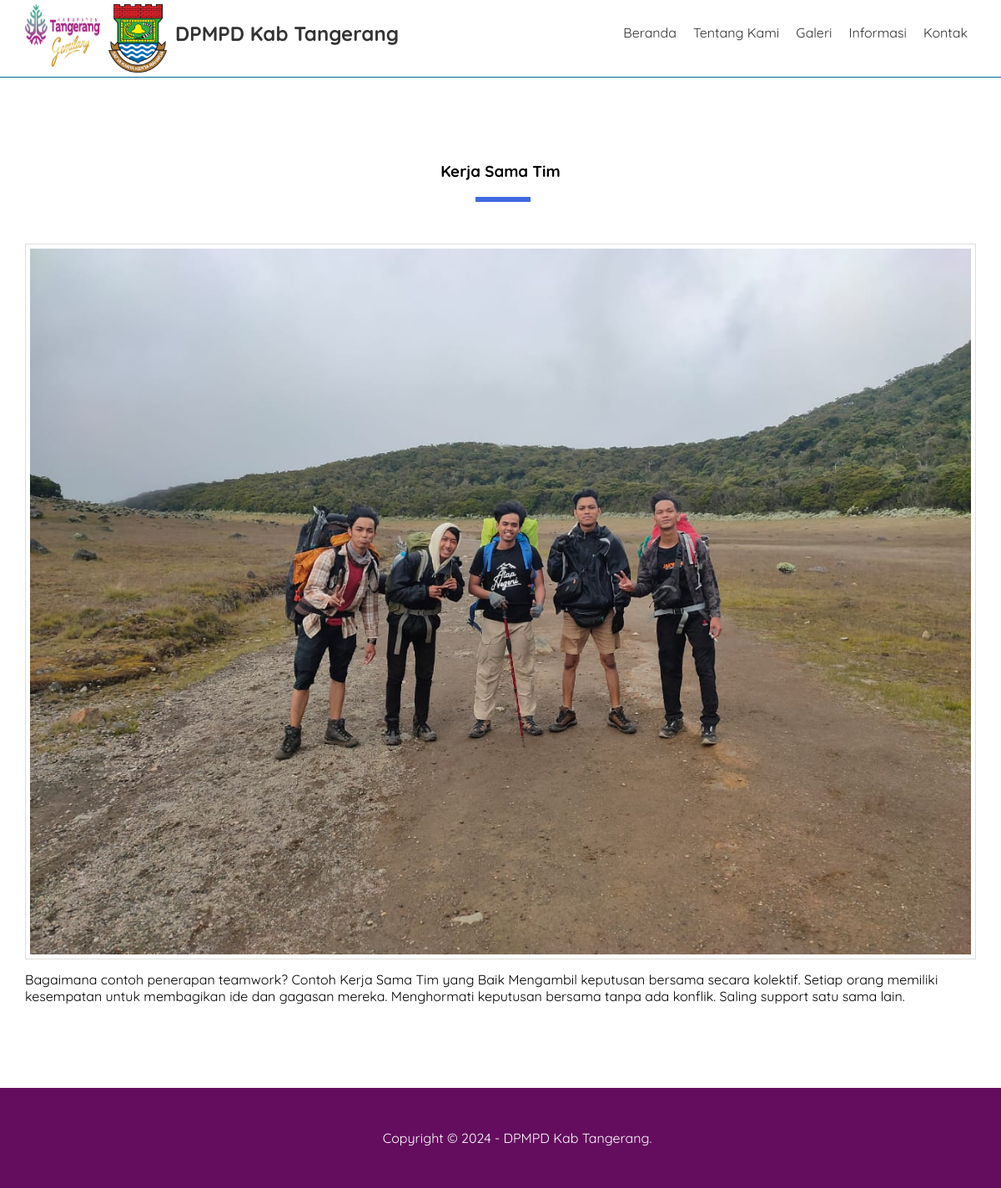
Page /detail-jurusan.php?id=12 on the committed database.
### tables this page shows
CREATE TABLE `pengaturan` (
  `id` int(11) NOT NULL,
  `nama` varchar(50) NOT NULL,
  `email` varchar(50) NOT NULL,
  `telepon` varchar(20) NOT NULL,
  `alamat` text NOT NULL,
  `logo` varchar(50) NOT NULL,
  `favicon` varchar(50) NOT NULL,
  `tentang_sekolah` text NOT NULL,
  `foto_sekolah` varchar(50) NOT NULL,
  `google_maps` text NOT NULL,
  `nama_kepsek` varchar(50) NOT NULL,
  `foto_kepsek` varchar(50) NOT NULL,
  `sambutan_kepsek` text NOT NULL,
  `created_at` timestamp NOT NULL DEFAULT current_timestamp(),
  `updated_at` datetime DEFAULT NULL
);

CREATE TABLE `jurusan` (
  `id` int(11) NOT NULL,
  `nama` varchar(100) NOT NULL,
  `keterangan` text NOT NULL,
  `gambar` varchar(50) NOT NULL,
  `created_at` timestamp NOT NULL DEFAULT current_timestamp(),
  `updated_at` datetime DEFAULT NULL
);

### detail-jurusan.php (the view, shortened to what this page needs)
<?php include 'header.php'; ?>
<div class="section">
    <div class="container">
        <?php
            $jurusan = mysqli_query($conn,"SELECT * FROM jurusan WHERE id = '".$_GET['id']."' ");
                 $p = mysqli_fetch_object($jurusan);
        ?>
        <h3 class="text-center"> <?= $p->nama ?> </h3>
        <img src="uploads/jurusan/<?= $p->gambar ?>" width="100%" class="image">
        <?= $p-> keterangan ?>
    </div>
</div>
<?php include 'footer.php'; ?>

### header.php (shortened to what this page needs)
<?php
include 'koneksi.php';
$identitas = mysqli_query($conn, "SELECT * FROM pengaturan ORDER BY id DESC LIMIT 1");
$d = mysqli_fetch_object($identitas);
?>
<!DOCTYPE html>
<html>
<head>
    <link rel="stylesheet" type="text/css" href="assets/css/style.css">
</head>
<body>
    <div class="header">
        <div class="container">
        <div class="header-logo">
    <img src="assets/logofav.png" width="90" height="75" alt="Logo Kedua" class="logo-second">
    <img src="uploads/identitas/<?= $d->logo ?>" width="70" alt="Logo Utama">
    <h2><a href="index.php"><?= $d->nama ?></a></h2>
</div>
            <ul class="header-menu">
                <li><a href="index.php">Beranda</a></li>
                <li><a href="tentang-sekolah.php">Tentang Kami</a></li>
                <li><a href="galeri.php">Galeri</a></li>
                <li><a href="informasi.php">Informasi</a></li>
                <li><a href="kontak.php">Kontak</a></li>
            </ul>
        </div>
    </div>

### footer.php (shortened to what this page needs)
<footer>
    <div class="container text-center">
        Copyright &copy; 2024 - <?= $d->nama ?>.
    </div>
</footer>
</body>
</html>

### assets/css/style.css (style rules this page uses)
* { margin:0; padding:0; font-family: 'Quicksand', sans-serif; box-sizing: border-box; }
a { text-decoration: none; }
.container { width: 1140px; margin:0 auto; }
.container::after { content: ""; display: block; clear: both; }
.text-center { text-align: center !important; }
.image { border: 1px solid #ddd; padding: 5px; }
.header { border-bottom: 1px solid #036494; }
.header a { color: #333; }
.header-logo { float: left; line-height: 70px; padding: 5px 0; }
.header-logo img { float: left; margin-right: 10px; }
.header-logo h2 { float: left; }
.header-menu { float: right; }
.header-menu li { float: left; list-style: none; padding: 29px 10px; }
.section { padding: 100px 0; }
.section h3 { padding-bottom: 25px; margin-bottom: 50px; position: relative; }
.section h3::after { content: ""; display: block; width: 60px; border: 3px solid royalblue; position: absolute; bottom: 0; left: calc(50% - 30px); }
.section img { margin-bottom: 10px; }
footer { padding: 50px; background-color: #640D5F; color: #fff; }

### rows in the picture
pengaturan: logo (picture), nama "DPMPD Kab Tangerang"
jurusan: nama "Kerja Sama Tim", gambar (picture), keterangan "Bagaimana contoh penerapan teamwork? Contoh Kerja Sama Tim yang Baik Mengambil keputusan bersama secara kolektif. Setiap orang memiliki kesempatan untuk membagikan ide dan gagasan mereka. Menghormati keputusan bersama tanpa ada konflik. Saling support satu sama lain."
